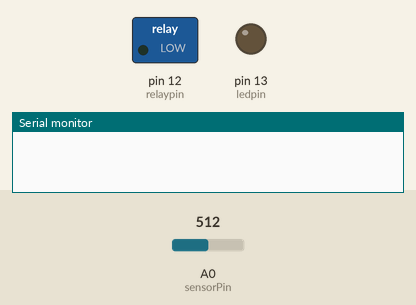
Recording of a sketch running on a simulated Arduino Uno, built with avr-gcc and run on an emulated ATmega328P. Shown: switched loads named in the sketch (green lamp = pin HIGH), output pins drawn as LEDs (lit = HIGH), the last lines printed to the serial monitor. The inputs (shaded band) are chosen by the test bench; at power-on: A0 (sensorPin) = 512.

Above: at 1.2 s.
1.3 s: A0 (sensorPin) set to 111
3.5 s: A0 (sensorPin) set to 93
At 5.1 s:
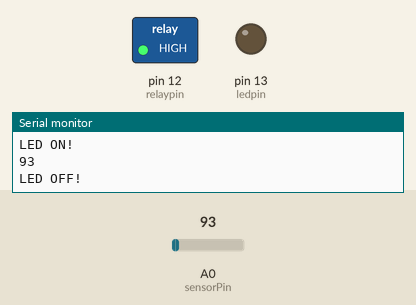
5.5 s: A0 (sensorPin) set to 110
At 6.6 s:
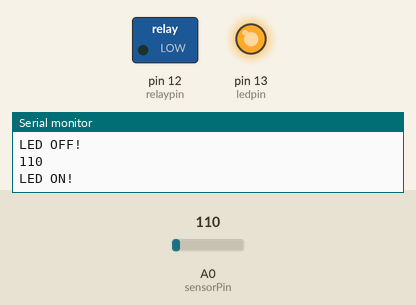
7.5 s: A0 (sensorPin) set to 90
At 9.3 s:
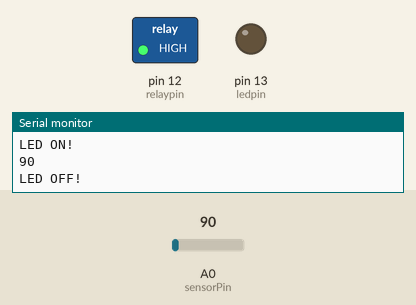
Timing chart, 0 to 10.5 s (numbered marks = the images above; inputs shaded):
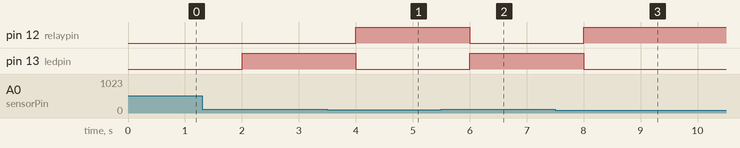

The sketch:

blueblink.ino
```cpp
// (licence header left out)
#include <SoftwareSerial.h>
SoftwareSerial mySerial(10, 11); // RX, TX

char val;
int ledpin=13;
int relaypin=12;
int sensorPin = A0;
int sensorValue = 0;
int delaycount =0;

unsigned long time,timeDelay;

void setup()
{
  Serial.begin(9600);
  pinMode(ledpin,OUTPUT);
  pinMode(relaypin,OUTPUT);

  // set the data rate for the SoftwareSerial port
  mySerial.begin(9600);
  time = millis();
}
void loop()
{
  val = mySerial.read();
  if(val=='q')
  {
    setOn();
  }
  else if(val=='w')
  {
    setOff();
  }

  delayInfo();
}

void setOn()
{
    digitalWrite(ledpin,HIGH);
    Serial.println("LED ON!");
    digitalWrite(relaypin,LOW);
}

void setOff()
{
    digitalWrite(ledpin,LOW);
    Serial.println("LED OFF!");
    digitalWrite(relaypin,HIGH);
}

void delayInfo()
{
  timeDelay = millis();

  if (timeDelay - time >= 2000)
  {
    sensorValue = analogRead(sensorPin);
    Serial.println("TH:"+sensorValue);
    Serial.println(sensorValue);
    //mySerial.write("hello\r\n");
    mySerial.write(sensorValue);
    if (sensorValue>100)
    {
      //mySerial.write('q');
      setOn();
    }
    else
    {
      //mySerial.write('w');
      setOff();
    }
    time = timeDelay;
  }
}
```

Measured:
- the behaviour switches between 101 and 100 on A0 (sensorPin) (found by bisection; images 0 and 1)
- after the input at 3.5 s, pin 12 (relaypin): LOW → HIGH after 0.50 s; pin 13 (ledpin): HIGH → LOW after 0.50 s
- after the input at 5.5 s, pin 12 (relaypin): HIGH → LOW after 0.50 s; pin 13 (ledpin): LOW → HIGH after 0.50 s
- after the input at 7.5 s, pin 12 (relaypin): LOW → HIGH after 0.50 s; pin 13 (ledpin): HIGH → LOW after 0.50 s
